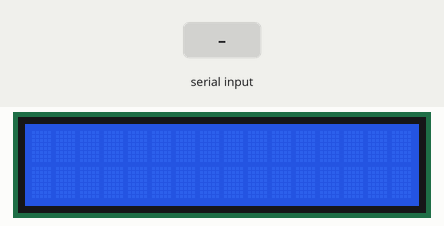
Simulated run of this sketch. Board: Arduino Uno, built with avr-gcc and run on an emulated ATmega328P. Parts: 16×2 character LCD. The inputs (shaded band) are chosen by the test bench.

Above: at 1.2 s.
1.3 s: "1" received over Serial
At 2.5 s:
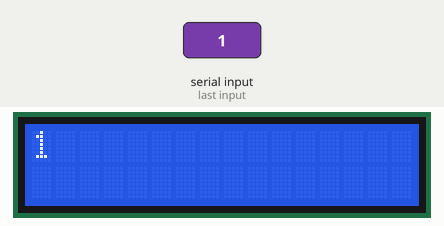
3.3 s: "0" received over Serial
At 5.0 s:
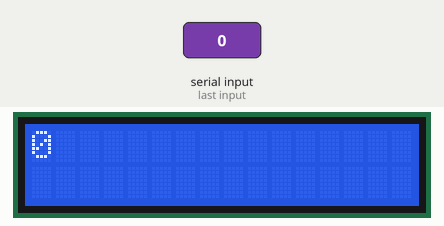
5.3 s: "2" received over Serial
At 6.8 s:
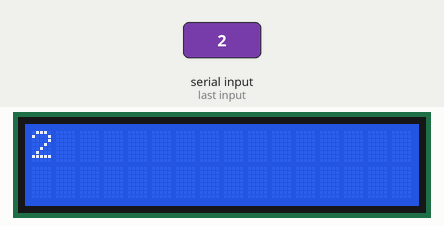
Timing chart, 0 to 8.3 s (numbered marks = the images above; inputs shaded):
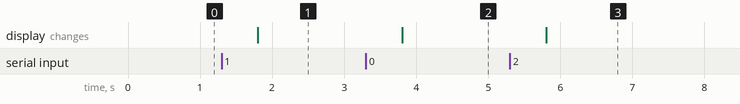

Measured:
- after the input at 1.3 s, the display: changes after 0.50 s (image 1)
- after the input at 3.3 s, the display: changes after 0.50 s (image 2)
- after the input at 5.3 s, the display: changes after 0.50 s (image 3)

The sketch:

Lcd_Serial.ino
```cpp
#include <LiquidCrystal.h>
LiquidCrystal lcd(12, 11, 5, 4, 3, 2);
void setup() {
  // put your setup code here, to run once:
  lcd.begin(16, 2);
  Serial.begin(9600);
}


void loop() {
  // when characters arrive over the serial port...
  if (Serial.available()) {
    // wait a bit for the entire message to arrive
    delay(500);
    // clear the screen
    lcd.clear();
    // read all the available characters
    while (Serial.available() > 0) {
      // display each character to the LCD
      lcd.write(Serial.read());
    }
  }
}
```
